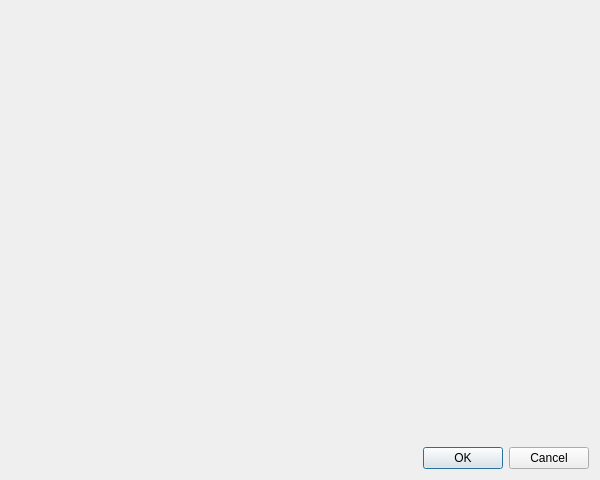
<?xml version="1.0" encoding="UTF-8"?>
<ui version="4.0">
 <class>PluginSelectionDlg</class>
 <widget class="QDialog" name="PluginSelectionDlg">
  <property name="geometry">
   <rect>
    <x>0</x>
    <y>0</y>
    <width>600</width>
    <height>480</height>
   </rect>
  </property>
  <property name="windowTitle">
   <string>Plugin Selection</string>
  </property>
  <property name="windowIcon">
   <iconset resource="../QtResources/resources.qrc">
    <normaloff>:/EditorFramework/Icons/Plugins.svg</normaloff>:/EditorFramework/Icons/Plugins.svg</iconset>
  </property>
  <layout class="QVBoxLayout" name="verticalLayout">
   <item>
    <widget class="xiiQtPluginSelectionWidget" name="PluginSelectionWidget" native="true"/>
   </item>
   <item>
    <widget class="QDialogButtonBox" name="Buttons">
     <property name="standardButtons">
      <set>QDialogButtonBox::Cancel|QDialogButtonBox::Ok</set>
     </property>
    </widget>
   </item>
  </layout>
 </widget>
 <customwidgets>
  <customwidget>
   <class>xiiQtPluginSelectionWidget</class>
   <extends>QWidget</extends>
   <header location="global">EditorFramework/Dialogs/PluginSelectionWidget.moc.h</header>
   <container>1</container>
  </customwidget>
 </customwidgets>
 <resources>
  <include location="../QtResources/resources.qrc"/>
 </resources>
 <connections/>
</ui>
